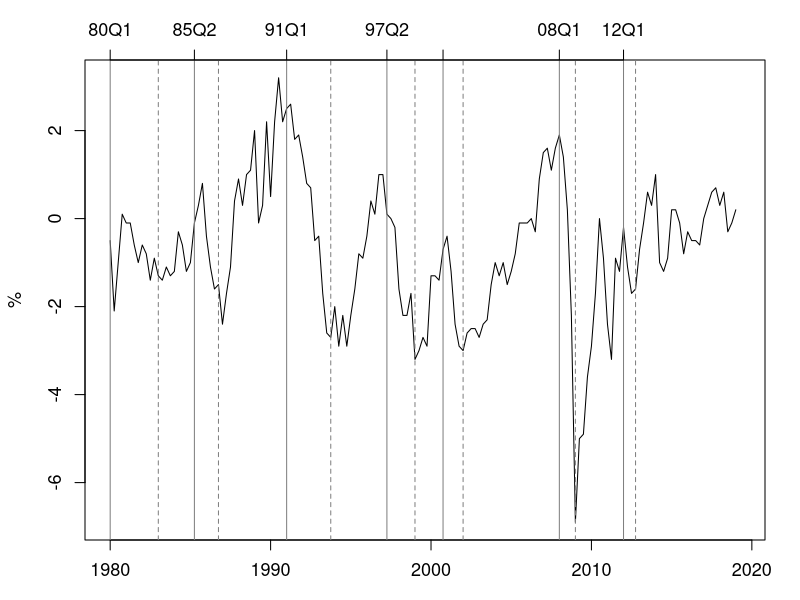
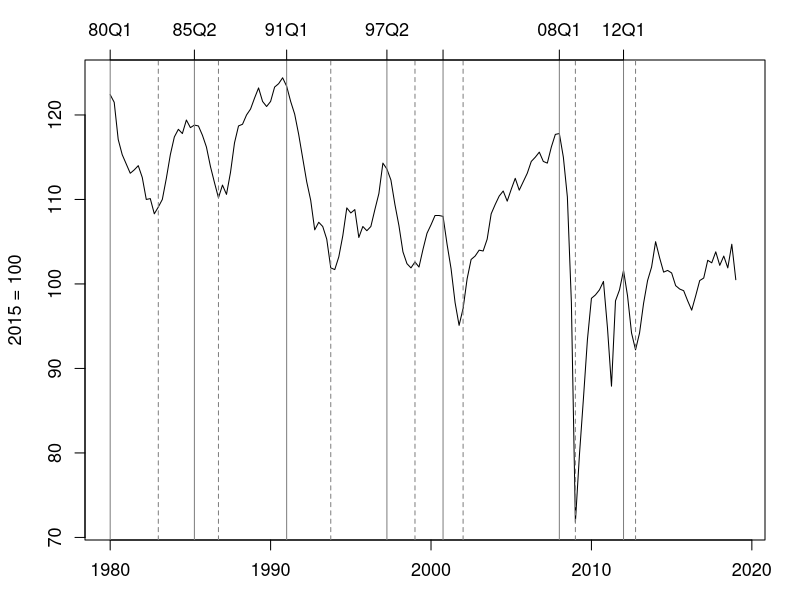

These figures' R source, in order:
#=======================================
# Chapter 4, Drawing data
#   modified on 2019/10/19
#=======================================

"%+%" <- function(x, y) paste(x, y, sep = "")
# figpath <- "../../figs/"
figpath <- "./"

dat <- read.csv("FqReport4.csv")

# peak   bottom
# 1980Q1 1983Q1
# 1985Q2 1986Q4
# 1991Q1 1993Q4
# 1997Q2 1999Q1
# 2000Q4 2002Q3
# 2008Q1 2009Q1
# 2012Q1 2002Q4

peak <- c(1980, 1985.25, 1991, 1997.25, 2000.75, 2008, 2012)
bottom <- c(1983, 1986.75, 1993.75, 1999, 2002, 2009, 2012.75)

cpeak0 <- c("1980Q1", "1985Q2", "1991Q1", "1997Q2", "2000Q4", "2008Q1", "2012Q1")
cbottom0 <- c("1983Q1", "1986Q4", "1993Q4", "1999Q1", "2002Q1", "2009Q1", "2012Q4")

cpeak <- c("80Q1", "85Q2", "91Q1", "97Q2", "2000Q4", "08Q1", "12Q1")
cbottom <- c("83Q1", "86Q4", "93Q4", "99Q1", "02Q1", "09Q1", "12Q4")

gap.ts <- ts(dat$GDPGAP, start = 1980, frequency = 4)
roh.ts <- ts(dat$ROH, start = 1980, frequency = 4)

#---------

if (.Platform$OS.type == "windows") windows(7, 4)
par(ps = 13)
par(mai = c(0.6, 0.85, 0.6, 0.35))
plot(gap.ts, main = "", ylab = "%", xlab = "")
abline(v = bottom, lty = 2, col = grey(0.5))
abline(v = peak, col = grey(0.5))

par(ps = 13)
axis(side=3, labels = cpeak, at = peak)

dev.copy2eps(file= figpath %+% "gap.eps")

#---------

par(ps = 13)
plot(roh.ts, main = "", ylab = "2015 = 100", xlab = "")
abline(v = bottom, lty = 2, col = grey(0.5))
abline(v = peak, col = grey(0.5))

par(ps = 13)
axis(side=3, labels = cpeak, at = peak)

dev.copy2eps(file= figpath %+% "roh.eps")

